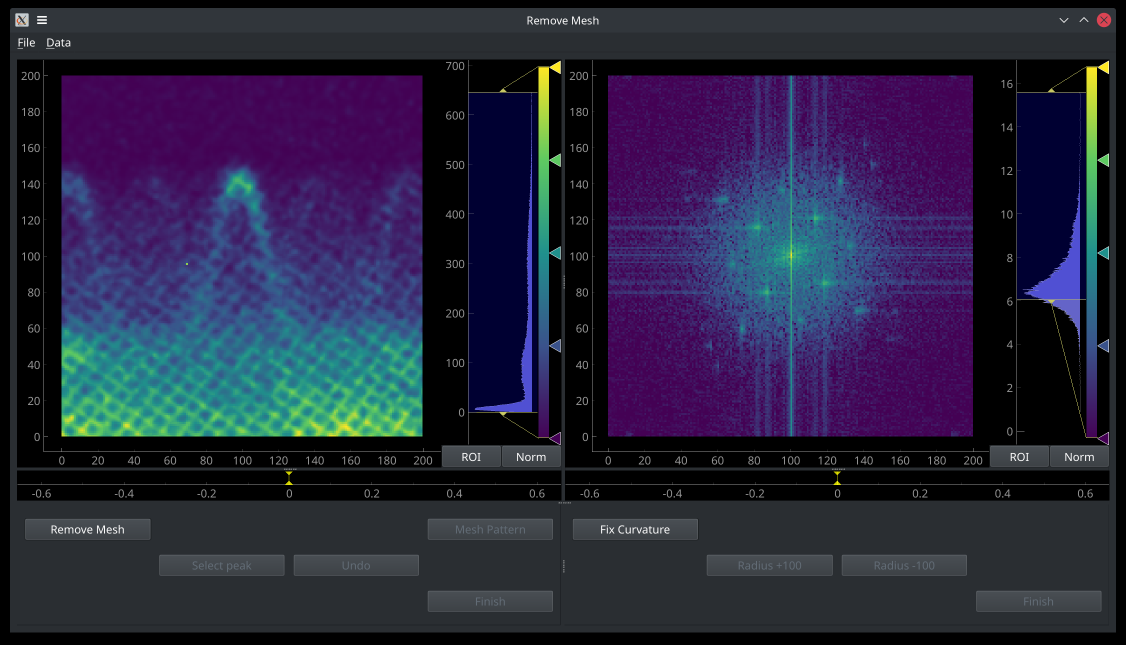
#> input picture gui.png, 2252 x 1289 px (shown at 1/2 size)
$ python -i fft.py   (imports and definitions only)
#> lines starting #> are read from the running program, lines starting #| are printed output that depends on the picture
import numpy as np
from math import sqrt, sin, cos, pi, isinf, isnan
import scipy.fft
from numba import jit


# [9 lines left out: function dataToFft, not called in this run]


def fftToAbs(fftData):
    return np.log(np.abs(fftData) + 1.0)


# [34 lines left out: functions fftToData, complex2angles, angles2complex, not called in this run]


def genHigherPeaks(firstOrder):
    peaks = np.zeros((25, 2), dtype=int)
    peaks[0] = firstOrder[0]
    peaks[1] = firstOrder[1]
    peaks[2] = firstOrder[2]
    peaks[3] = 2 * firstOrder[0] - firstOrder[1]
    peaks[4] = 2 * firstOrder[0] - firstOrder[2]
    peaks[5] = -firstOrder[0] + 2 * firstOrder[2]
    peaks[6] = -firstOrder[0] + firstOrder[2] + firstOrder[1]
    peaks[7] = -firstOrder[0] + 2 * firstOrder[1]
    peaks[8] = firstOrder[1] + firstOrder[0] - firstOrder[2]
    peaks[9] = 2 * peaks[0] - peaks[5]
    peaks[10] = 2 * peaks[0] - peaks[6]
    peaks[11] = 2 * peaks[0] - peaks[7]
    peaks[12] = 2 * peaks[0] - peaks[8]
    peaks[13] = 3 * peaks[2] - 2 * peaks[0]
    peaks[14] = peaks[5] + peaks[1] - peaks[0]
    peaks[15] = peaks[2] + peaks[7] - peaks[0]
    peaks[16] = 3 * peaks[1] - 2 * peaks[0]
    peaks[17] = peaks[7] + peaks[4] - peaks[0]
    peaks[18] = peaks[9] + peaks[1] - peaks[0]
    peaks[19] = 2 * peaks[0] - peaks[13]
    peaks[20] = 2 * peaks[0] - peaks[14]
    peaks[21] = 2 * peaks[0] - peaks[15]
    peaks[22] = 2 * peaks[0] - peaks[16]
    peaks[23] = 2 * peaks[0] - peaks[17]
    peaks[24] = 2 * peaks[0] - peaks[18]

    return peaks


# [399 lines left out: functions simplexMethod, createMeshFromPeaks, normalizedAndProduct, meshLoss, meshLoss3, meshLoss4 and 3 more, not called in this run]


@jit(nopython=True)
def findPeakPos(data, peaksArray):
    firstValue = 0.0
    secondValue = 0.0
    for i in range(int(len(data) / 1.8), len(data)):
        for j in range(int(len(data[0]) / 1.8), len(data[0])):
            if data[i, j] > firstValue:
                peaksArray[1, 0] = i
                peaksArray[1, 1] = j
                firstValue = data[i, j]

    for i in range(int(len(data) / 2.2)):
        for j in range(int(len(data[0]) / 1.8), len(data[0])):
            if data[i, j] > secondValue:
                peaksArray[2, 0] = i
                peaksArray[2, 1] = j
                secondValue = data[i, j]

    if firstValue == 0:
        peaksArray[1, 0] = len(data) // 2
        peaksArray[1, 1] = len(data) // 2
        peaksArray[2, 0] = len(data) // 2
        peaksArray[2, 1] = len(data) // 2


def autoRemoveFourierPeaks(image):
    imageInt = np.sum(image)
    M = len(image) // 2
    N = len(image[0]) // 2
    peaks = np.zeros((3, 2), dtype=int)
    peaks[0, 0] = M
    peaks[0, 1] = N
    fftData = np.roll(np.roll(scipy.fft.fft2(image), M, axis=0), N, axis=1)
    absFftData = fftToAbs(fftData)
    findPeakPos(absFftData, peaks)
    peaks = genHigherPeaks(peaks)
    for peak_index in range(1, 9):
        x_center = peaks[peak_index, 0]
        y_center = peaks[peak_index, 1]
        for delta_x in range(3, 20):
            if (
                np.sum(absFftData[x_center + delta_x, y_center - 7 : y_center + 8])
                + np.sum(absFftData[x_center - delta_x, y_center - 7 : y_center + 8])
                < absFftData[x_center, y_center]
            ):
                break
        for delta_y in range(3, 20):
            if (
                np.sum(absFftData[x_center - 7 : x_center + 8, y_center + delta_y])
                + np.sum(absFftData[x_center - 7 : x_center + 8, y_center - delta_y])
                < absFftData[x_center, y_center]
            ):
                break
        fftData = np.resize(fftData, (1, len(fftData), len(fftData[0])))
        print(peaks[peak_index], delta_x, delta_y, peak_index)
        maskFftData(
            fftData,
            [
                [x_center - delta_x, x_center + delta_x],
                [y_center - delta_y, y_center + delta_y],
            ],
        )
        fftData = fftData[0]

        # [5 lines of commented-out code are left out]
    newImage = abs(np.flipud(np.fliplr(scipy.fft.fft2(fftData))))
    newImage *= imageInt / np.sum(newImage)
    return newImage


# [126 lines left out: functions optimizeMeshFromData, splitLargeImage, constructLargeImage, not called in this run]


def maskFftData(fftData, paraList=[]):
    xRange = [0, 0]
    yRange = [0, 0]

    xRange[0] = int(paraList[0][0])
    xRange[1] = int(paraList[0][1])
    yRange[0] = int(paraList[1][0])
    yRange[1] = int(paraList[1][1])

    for index in np.arange(0, np.size(fftData, 0), 1):
        if (xRange[1] - xRange[0]) > (yRange[1] - yRange[0]):
            for i in np.arange(xRange[0], xRange[1], 1):
                for j in np.arange(yRange[0], yRange[1], 1):
                    fftData[index, i, j] = fftData[index, i, yRange[0]] + (
                        fftData[index, i, yRange[1]] - fftData[index, i, yRange[0]]
                    ) * (j - yRange[0]) / (yRange[1] - yRange[0])
                    fftData[
                        index, np.size(fftData, 1) - 1 - i, np.size(fftData, 2) - 1 - j
                    ] = fftData[index, i, j]
        else:
            for i in np.arange(yRange[0], yRange[1], 1):
                for j in np.arange(xRange[0], xRange[1], 1):
                    fftData[index, j, i] = fftData[index, xRange[0], i] + (
                        fftData[index, xRange[1], i] - fftData[index, xRange[0], i]
                    ) * (j - xRange[0]) / (xRange[1] - xRange[0])
                    fftData[
                        index, np.size(fftData, 1) - 1 - j, np.size(fftData, 2) - 1 - i
                    ] = fftData[index, j, i]


# [121 lines left out: functions getRatio, createMeshArray, drawRect, fixCurvature2D, restoreCurvature2D, not called in this run]

>>> import cv2
>>> picture = cv2.imread('../../../gui.png', cv2.IMREAD_GRAYSCALE)
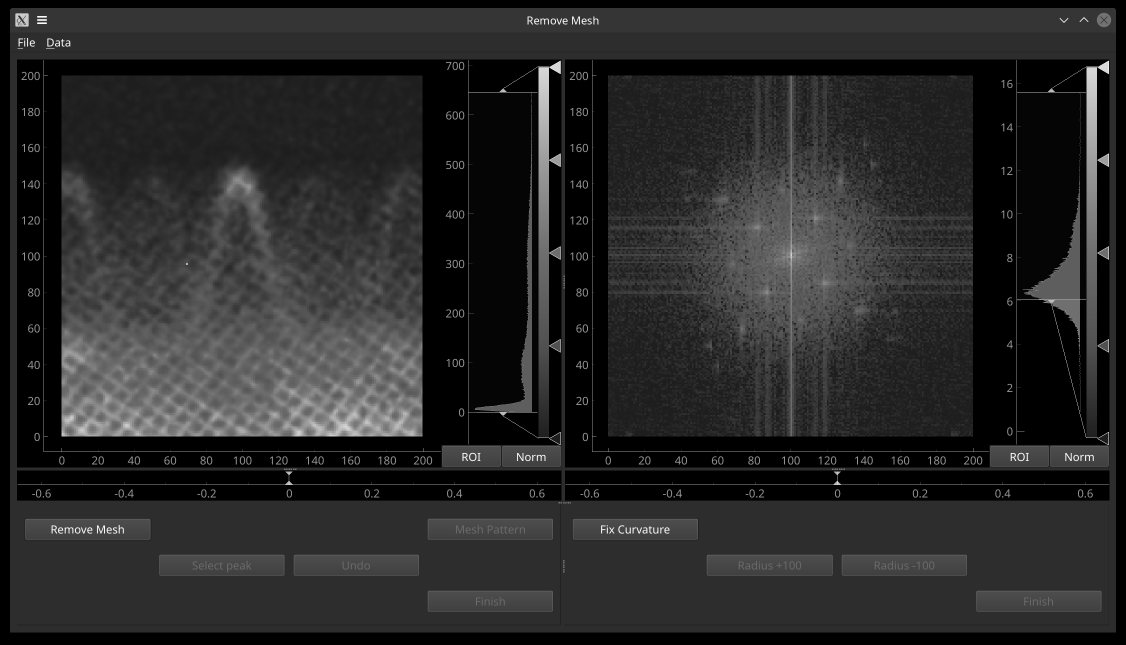
#> picture: shape (1289, 2252) (shown at 1/2 size); min 0, max 255, mean 40.1
>>> result = autoRemoveFourierPeaks(picture)
#> in autoRemoveFourierPeaks, `imageInt = np.sum(image)`: imageInt = 116435388
#> in autoRemoveFourierPeaks, `M = len(image) // 2`: M = 644
#> in autoRemoveFourierPeaks, `N = len(image[0]) // 2`: N = 1126
#> in fftToAbs, `return np.log(np.abs(fftData) + 1.0)`:
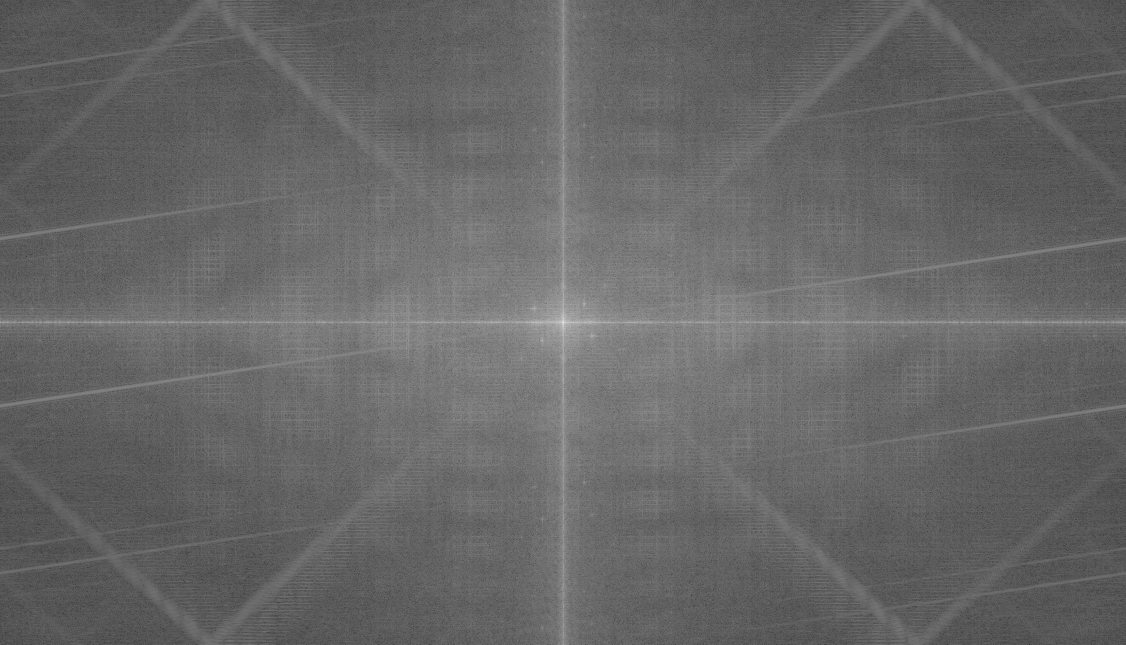
#> returned value: shape (1289, 2252) float64 (shown at 1/2 size); min 2.34, max 18.57, mean 8.89; drawn with min black and max white
